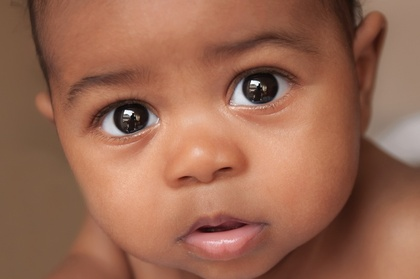
%> input picture Assignment_3/baby2.jpg, 420 x 279 px, shrunk from 800 x 531 before the run
$ octave --eval "result = Niblack(imread('baby2.jpg'));"   (GNU Octave 9; MATLAB toolbox functions it lacks are replaced by stand-ins)
%> lines starting %> are read from the running program, lines starting %| are printed output that depends on the picture; in (x1, y1, x2, y2) boxes, pixels count from 0 and x2, y2 are one past the last pixel; in counts of white or black regions, pixels touching at a corner belong together; the program's own positions count from 1
### Assignment_3/IntegImg.m
%% Calculate Integral Image
function [gg] = IntegImg(f)

    [M,N] = size (f);
    ff = zeros(M+1,N+1);
    g  = zeros(M+1,N+1);
    gg = zeros(M,N);

    p = 1;
    for m = 1:M
        p = p + 1;
        q = 1;
        for n = 1:N
            q = q + 1;
            ff(p,q) = f(m,n);
            g(p,q) = g(p,q-1)+g(p-1,q)-g(p-1,q-1)+ff(p,q);
            gg(p-1,q-1) = g(p,q);
        end
    end
end

### Assignment_3/Niblack.m
%% Binzarization using Nibalck algorithm
function [g] = Niblack(f)

    %% Variables
    K = -0.2;
    W = 12;
    WW = 2*W+1;
    [M,N,ind] = size(f);
%> M = 279; N = 420; ind = 3

    %% check whether input is rgb
    if ind ==3
        f = rgb2gray(f);
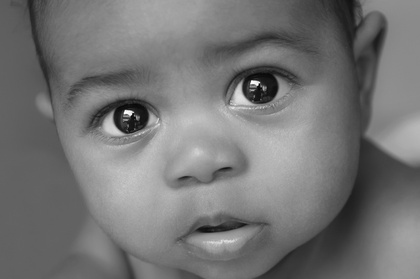
%> f: size 279x420 uint8; min 0, max 255, mean 116.8
    end
    f = im2double(f);
%> f: size 279x420 double

    %% Zero-padding the Image
    MM = M+2*W;
%> MM = 303
    NN = N+2*W;
%> NN = 444
    ff = zeros(M+2*W,N+2*W);
    for m = 1:M
        for n = 1:N
            ff(m+W,n+W) = f(m,n);
        end
    end
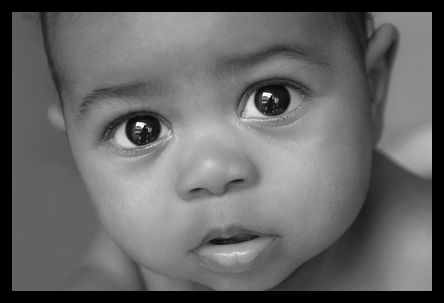
%> ff: size 303x444 double; min 0, max 1, mean 0.399

    %% Take Integral Image from input
    f1 = IntegImg(ff);
%> after the loop in IntegImg, `for m = 1:M`:
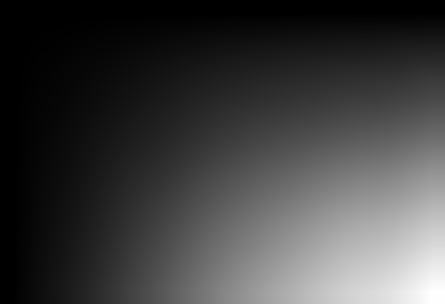
%> g: size 304x445 double; min 0, max 53684.9, mean 13431.1; drawn with min black and max white
%> after the loop in IntegImg, `for m = 1:M`: p = 304
    f2 = ff.^2;
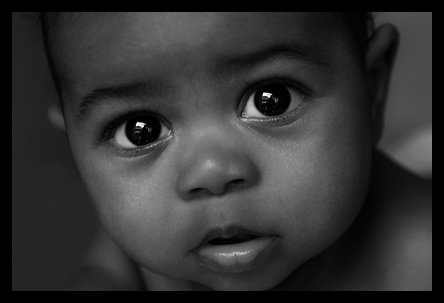
%> f2: size 303x444 double; min 0, max 1, mean 0.201
    f3 = IntegImg(f2);

    %% Calculate Niblack
    g = zeros(MM,NN);
    for m = W+2:MM-W
        for n = W+2:NN-W
            %% find mean
            S  = f1(m+W,n+W) - f1(m+W,n-W) - f1(m-W,n+W) + f1(m-W,n-W);
            Ave = S/(WW * WW);
            %% find simga
            SS = f3(m+W,n+W) - f3(m+W,n-W) - f3(m-W,n+W) + f3(m-W,n-W);
            sigma2 = SS/( (WW-1)^2) - (Ave^2);
            sigma= sqrt(sigma2);
            %% find threshold
            T = Ave + K*sigma;
            %% compare every pixels in one block with threshold
            if ff(m,n) > T
                g(m,n) = 1;
            end
        end
    end
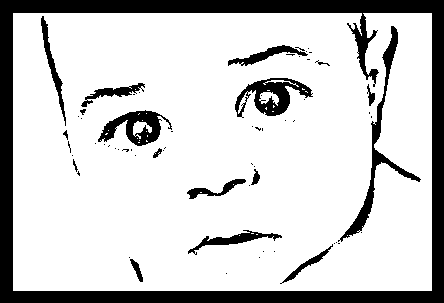
%> g: size 303x444 double; values 0 (black) and 1 (white), 80.6% white; 64 black regions (46 under 20 px), largest, box (x1, y1, x2, y2) and area: (0, 0, 444, 303) 18679, (338, 26, 421, 242) 1676, (235, 78, 313, 118) 1353

end
